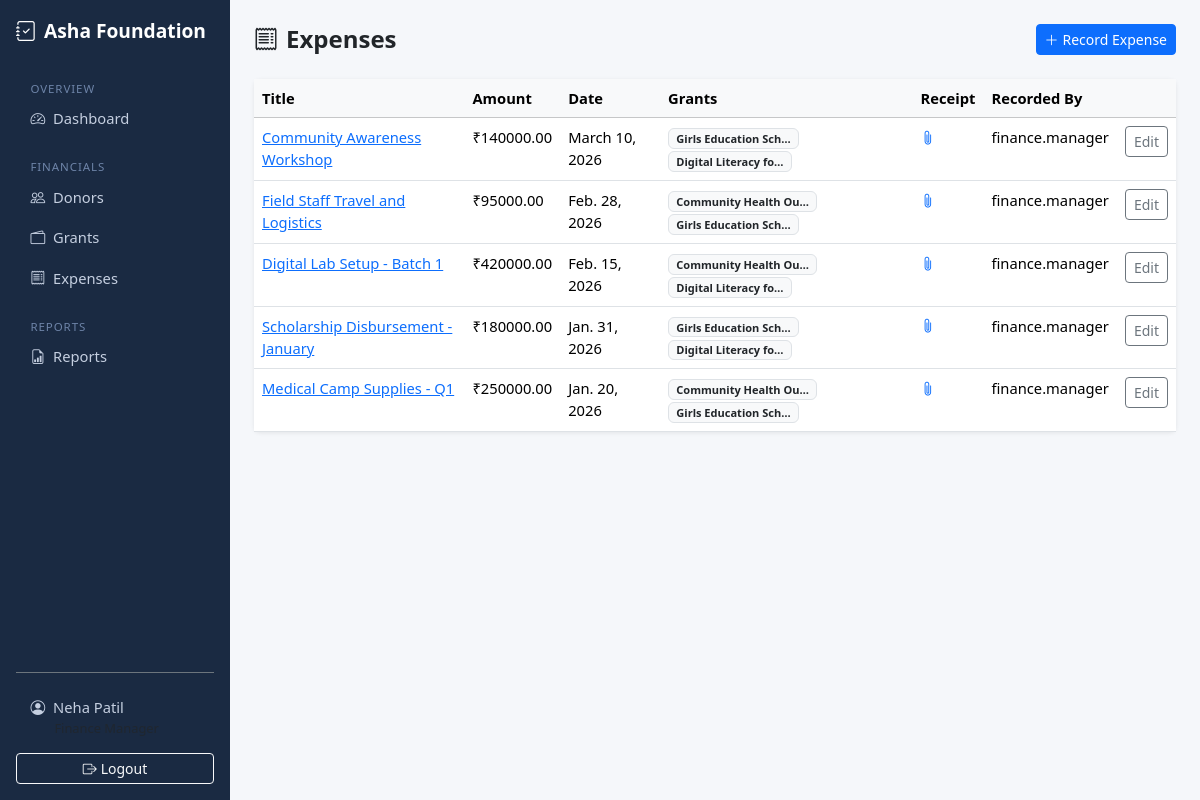
Before: /expenses/ (signed in) with the older database file.
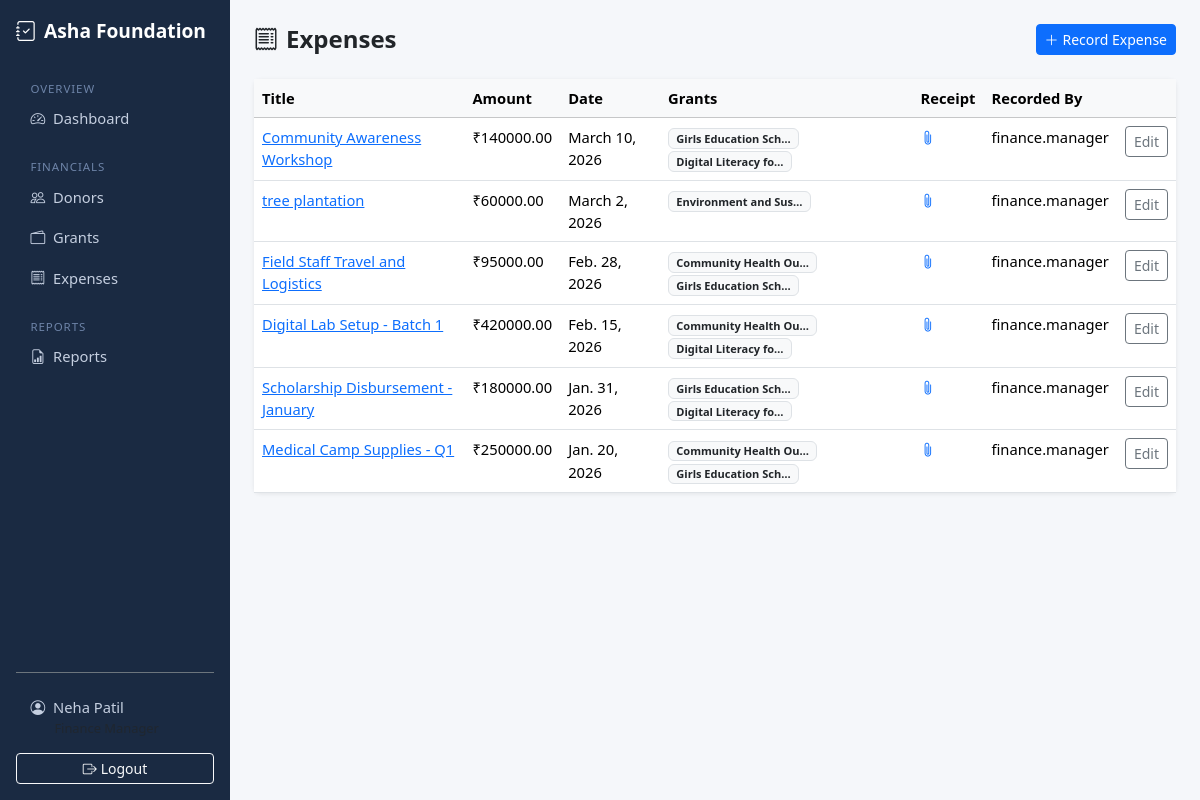
After: the same page with the newer database file.
### apps/expenses/models.py (models this page shows, shortened)
class Expense(models.Model):
    title = models.CharField(max_length=300)
    total_amount = models.DecimalField(max_digits=14, decimal_places=2)
    expense_date = models.DateField()
    description = models.TextField(blank=True)
    receipt = models.FileField(upload_to="expenses/receipts/")  # required – enforced at form level
    created_by = models.ForeignKey(User, on_delete=models.PROTECT, related_name="expenses")
    is_active = models.BooleanField(default=True)  # soft delete
    created_at = models.DateTimeField(auto_now_add=True)
    updated_at = models.DateTimeField(auto_now=True)
    class Meta:
        ordering = ["-expense_date", "-created_at"]

class ExpenseAllocation(models.Model):
    expense = models.ForeignKey(Expense, on_delete=models.CASCADE, related_name="allocations")
    grant = models.ForeignKey(Grant, on_delete=models.PROTECT, related_name="allocations")
    allocated_amount = models.DecimalField(max_digits=14, decimal_places=2)
    class Meta:
        unique_together = [("expense", "grant")]

### apps/grants/models.py (models this page shows, shortened)
class Grant(models.Model):
    STATUS_PENDING = "pending"
    STATUS_ACTIVE = "active"
    STATUS_CLOSED = "closed"
    STATUS_CHOICES = [
        (STATUS_PENDING, "Pending"),
        (STATUS_ACTIVE, "Active"),
        (STATUS_CLOSED, "Closed"),
    ]
    donor = models.ForeignKey(Donor, on_delete=models.PROTECT, related_name="grants")
    name = models.CharField(max_length=250)
    total_amount = models.DecimalField(max_digits=14, decimal_places=2)
    start_date = models.DateField()
    end_date = models.DateField()
    purpose = models.TextField()
    status = models.CharField(max_length=10, choices=STATUS_CHOICES, default=STATUS_PENDING)
    agreement_file = models.FileField(upload_to="grants/agreements/", blank=True, null=True)
    is_active = models.BooleanField(default=True)  # soft delete
    created_at = models.DateTimeField(auto_now_add=True)
    updated_at = models.DateTimeField(auto_now=True)
    class Meta:
        ordering = ["-created_at"]

### apps/accounts/models.py (models this page shows, shortened)
class User(AbstractUser):
    ROLE_ADMIN = "admin"
    ROLE_FINANCE = "finance"
    ROLE_AUDITOR = "auditor"
    ROLE_CHOICES = [
        (ROLE_ADMIN, "Admin"),
        (ROLE_FINANCE, "Finance Manager"),
        (ROLE_AUDITOR, "Auditor"),
    ]
    role = models.CharField(
        max_length=20,
        choices=ROLE_CHOICES,
        default=ROLE_AUDITOR,
    )
    phone = models.CharField(max_length=20, blank=True)
    @property
    def is_admin_role(self):
        return self.role == self.ROLE_ADMIN
    @property
    def is_finance(self):
        return self.role == self.ROLE_FINANCE
    @property
    def is_auditor(self):
        return self.role == self.ROLE_AUDITOR
    @property
    def can_write(self):
        return self.role == self.ROLE_FINANCE

### apps/expenses/views.py (the view)
# urls.py: path("", views.expense_list, name="expense_list"),
@login_required
@role_required("admin", "finance", "auditor")
def expense_list(request):
    expenses = Expense.objects.filter(is_active=True).select_related("created_by").prefetch_related("allocations__grant")
    return render(request, "expenses/expense_list.html", {"expenses": expenses})

### apps/expenses/templates/expenses/expense_list.html (shortened to what this page needs)
{% extends "base.html" %}
{% block content %}
<div class="d-flex justify-content-between align-items-center mb-4">
  <h4 class="fw-bold mb-0"><i class="bi bi-receipt me-2"></i>Expenses</h4>
  {% if user.can_write %}
  <a href="{% url 'expenses:expense_create' %}" class="btn btn-primary btn-sm">
    <i class="bi bi-plus-lg me-1"></i>Record Expense
  </a>
  {% endif %}
</div>
<div class="card">
  <div class="table-responsive">
    <table class="table table-hover mb-0">
      <thead class="table-light">
        <tr><th>Title</th><th>Amount</th><th>Date</th><th>Grants</th><th>Receipt</th><th>Recorded By</th><th></th></tr>
      </thead>
      <tbody>
        {% for expense in expenses %}
        <tr>
          <td><a href="{% url 'expenses:expense_detail' expense.pk %}">{{ expense.title|truncatechars:45 }}</a></td>
          <td>₹{{ expense.total_amount|floatformat:2 }}</td>
          <td>{{ expense.expense_date }}</td>
          <td>
            {% for alloc in expense.allocations.all %}
              <span class="badge bg-light text-dark border">{{ alloc.grant.name|truncatechars:20 }}</span>
            {% endfor %}
          </td>
          <td>
            {% if expense.receipt %}
              <a href="{{ expense.receipt.url }}" target="_blank"><i class="bi bi-paperclip"></i></a>
            {% else %}<span class="text-danger small">Missing</span>{% endif %}
          </td>
          <td>{{ expense.created_by.username }}</td>
          <td class="text-end">
            {% if user.can_write %}
            <a href="{% url 'expenses:expense_edit' expense.pk %}" class="btn btn-sm btn-outline-secondary">Edit</a>
            {% endif %}
          </td>
        </tr>
        {% empty %}
        <tr><td colspan="7" class="text-center py-4 text-muted">No expenses recorded.</td></tr>
        {% endfor %}
      </tbody>
    </table>
  </div>
</div>
{% endblock %}

Changed rows visible on the page:
added Expense: title "tree plantation", total_amount "60000.00", expense_date "March 2, 2026", created_by.username "finance.manager"
added ExpenseAllocation: grant.name "Environment and Sus…", shown under "tree plantation"
